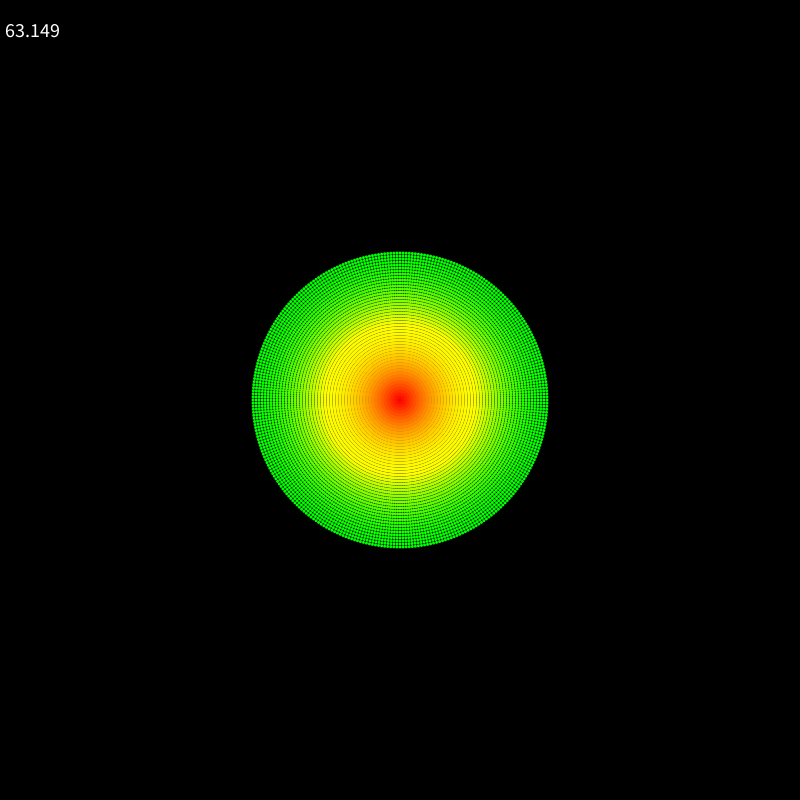
Frame 1 (no input)
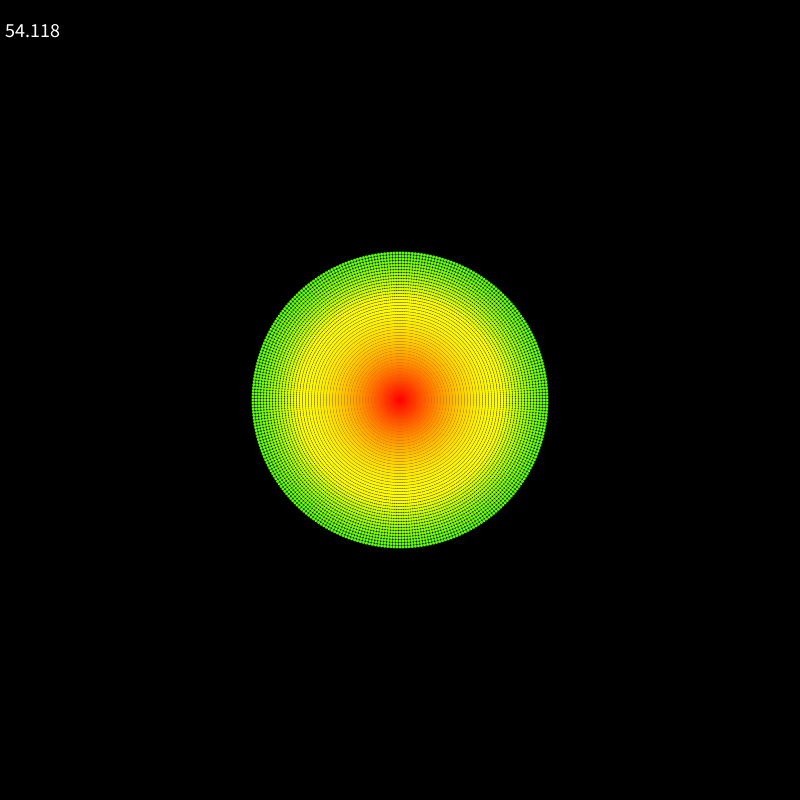
Frame 60 (the mouse pressed at the canvas centre just before this capture)
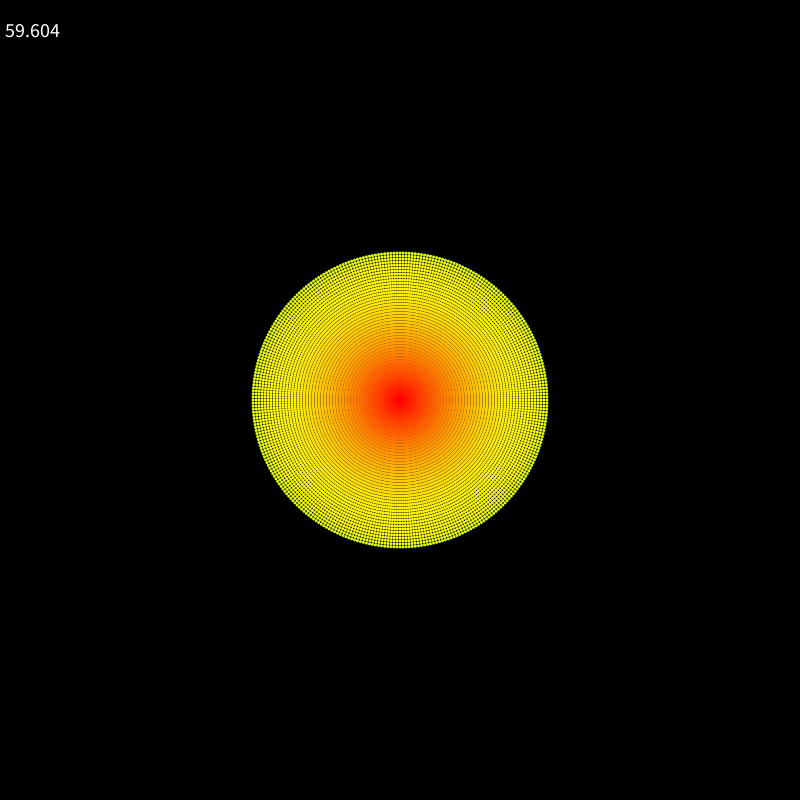
Frame 120 (the mouse held since frame 60 and released just before this capture)

The Processing sketch that drew these frames (run headless with seeded random() and noise(); from frame 60 on, the mouse is pressed at the canvas centre):

// Processing sketch: heatEquationPlotter
// ── heatEquationPlotter.pde
                       circularProblem p1 = new circularProblem();

void setup(){
    size(800,800);
}
void draw(){
    background(0,0,0);

    p1.progress();
    p1.display( new PVector(width/2.0, height/2.0) );

    overlay();
}
void overlay(){
    pushStyle();
    fill(255);
    textAlign(CENTER,CENTER);
    textSize(20);
    text(frameRate, 30,30);
    popStyle();
}


class circularProblem{
    //On UNIT disc
    float iRes = PI/150.0;  //Interval to evaluate pixels at for THETA
    float rRes = 3.0;       //Interval to evaluate pixels at for RADIUS
    float rSize = 150;  //Radial size of overall circle

    float t = 0;
    float tInterval = 1.0;

    circularProblem(){
        //pass
    }

    void progress(){
        t += tInterval;
    }
    void display(PVector cPos){
        for(float i=0; i<2.0*PI; i+=iRes){
            for(float r=0; r<rSize; r+=rRes){
                float solution = evaluateSolution( new PVector(r,i) );
                PVector col = valueToColour(solution);
                pushStyle();
                fill(col.x, col.y, col.z);
                noStroke();
                ellipse(cPos.x +r*cos(i), cPos.y +r*sin(i), rRes, rRes);
                popStyle();
            }
        }
    }
    float evaluateSolution(PVector polar){
        /*
        polar(r, theta)
        t + intervals already known by function
        */
        return ( polar.x/rSize )*exp(-0.005*t); //## NOTE IS NOT ACTUAL SOLVED SOLUTION, THIS IS JUST A COMPLETE BOLLOCKS EXAMPLE ##
    }
}

PVector valueToColour(float value){
    //Maps value between 0.0 and 1.0 -> red and green
    PVector col = new PVector(255, 0, 0);
    if(value < 0.5){
        col.y += 255*sin(PI*value);
    }
    if(value >= 0.5){
        col.y = 255;
        col.x -= 255*sin(PI*(value-0.5));
    }
    return col;
}
